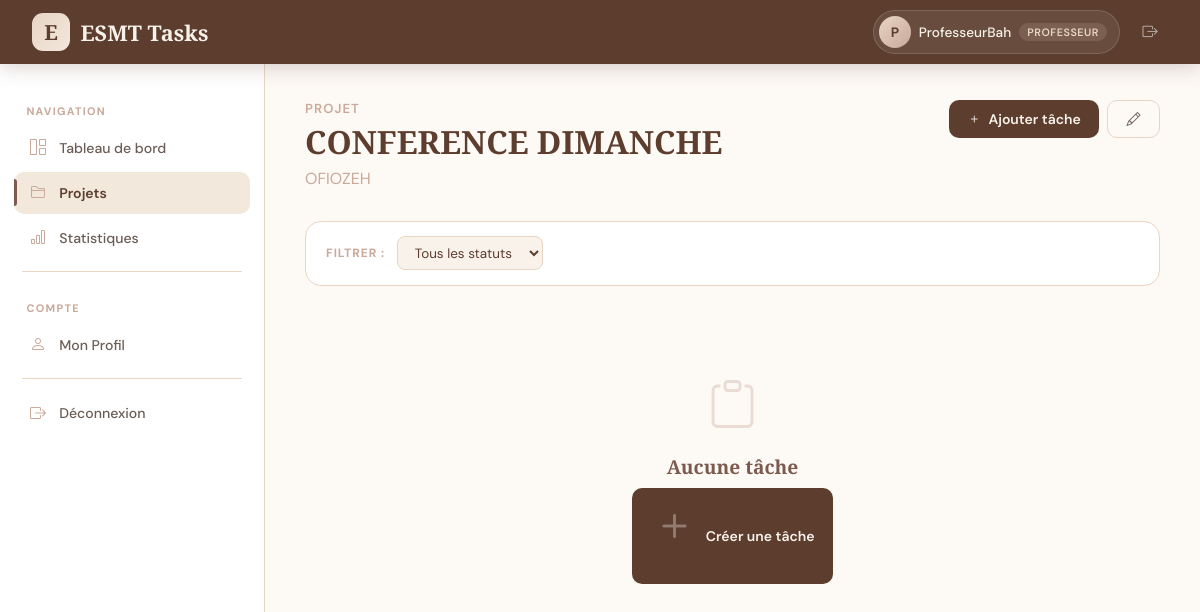
Page /projects/2/ (signed in) on the committed database.
### users/models.py (models this page shows, shortened)
class CustomUser(AbstractUser):
    ROLE_CHOICES = [
        ('etudiant', 'Étudiant'),
        ('professeur', 'Professeur'),
    ]
    role = models.CharField(max_length=20, choices=ROLE_CHOICES, default='etudiant')
    avatar = models.ImageField(upload_to='avatars/', null=True, blank=True)
    bio = models.TextField(blank=True, null=True)

### projects/models.py (models this page shows, shortened)
class Project(models.Model):
    name = models.CharField(max_length=200)
    description = models.TextField(blank=True)
    created_by = models.ForeignKey(CustomUser, on_delete=models.CASCADE, related_name='created_projects')
    members = models.ManyToManyField(CustomUser, related_name='member_projects', blank=True)
    created_at = models.DateTimeField(auto_now_add=True)
    updated_at = models.DateTimeField(auto_now=True)

### projects/views.py (the view)
# urls.py: path('<int:pk>/', views.project_detail, name='project_detail'),
@login_required
def project_detail(request, pk):
    project = get_object_or_404(Project, pk=pk)
    is_creator = project.created_by == request.user
    tasks = project.tasks.all()
    status_filter = request.GET.get('status')
    user_filter = request.GET.get('user')
    if status_filter:
        tasks = tasks.filter(status=status_filter)
    if user_filter:
        tasks = tasks.filter(assigned_to_id=user_filter)
    return render(request, 'projects/detail.html', {
        'project': project,
        'tasks': tasks,
        'is_creator': is_creator,
        'members': project.members.all(),
        'status_filter': status_filter,
        'user_filter': user_filter,
    })

### templates/projects/detail.html (shortened to what this page needs)
{% extends 'base.html' %}
{% block content %}
{% include 'partials/navbar.html' %}
<div class="app-layout">
    {% include 'partials/sidebar.html' %}
    <main class="main-content">
        <div class="page-header">
            <div>
                <p class="page-subtitle">Projet</p>
                <h1 class="page-title">{{ project.name }}</h1>
                {% if project.description %}<p style="color:var(--brown-pale);margin-top:.3rem;">{{ project.description }}</p>{% endif %}
            </div>
            {% if is_creator %}
            <div style="display:flex;gap:.5rem;">
                <a href="{% url 'task_create' project.pk %}" class="btn btn-primary"><i class="bi bi-plus"></i> Ajouter tâche</a>
                <a href="{% url 'project_edit' project.pk %}" class="btn btn-outline"><i class="bi bi-pencil"></i></a>
            </div>
            {% endif %}
        </div>
        <div class="filter-bar">
            <span class="filter-label">Filtrer :</span>
            <form method="get" style="display:flex;gap:.75rem;align-items:center;">
                <select name="status" class="filter-select" onchange="this.form.submit()">
                    <option value="">Tous les statuts</option>
                </select>
            </form>
        </div>
        {% if tasks %}
        <div style="display:grid;grid-template-columns:repeat(auto-fill,minmax(280px,1fr));gap:1rem;">
            {% for task in tasks %}
            <div class="task-card {% if task.is_overdue %}overdue{% endif %}">
                <div style="display:flex;justify-content:space-between;gap:.5rem;">
                    <span class="task-title">{{ task.title }}</span>
                    <span class="badge badge-{{ task.status }}">{{ task.get_status_display }}</span>
                </div>
                {% if task.description %}<p style="font-size:.82rem;color:var(--brown-pale);margin:.3rem 0;">{{ task.description|truncatewords:10 }}</p>{% endif %}
                <div class="task-meta">
                    {% if task.assigned_to %}<span><i class="bi bi-person"></i> {{ task.assigned_to.username }}</span>{% endif %}
                    {% if task.due_date %}<span><i class="bi bi-calendar3"></i> {{ task.due_date|date:"d/m/Y" }}{% if task.is_overdue %} ⚠️{% endif %}</span>{% endif %}
                </div>
                {% if is_creator or task.assigned_to == request.user %}
                <div style="display:flex;gap:.5rem;margin-top:.75rem;padding-top:.75rem;border-top:1px solid var(--beige);">
                    <a href="{% url 'task_update' task.pk %}" class="btn btn-outline btn-sm"><i class="bi bi-pencil"></i> Modifier</a>
                    {% if is_creator %}<a href="{% url 'task_delete' task.pk %}" class="btn btn-danger btn-sm" onclick="return confirm('Supprimer ?')"><i class="bi bi-trash"></i></a>{% endif %}
                </div>
                {% endif %}
            </div>
            {% endfor %}
        </div>
        {% else %}
        <div class="empty-state">
            <i class="bi bi-clipboard"></i>
            <h4>Aucune tâche</h4>
            {% if is_creator %}<a href="{% url 'task_create' project.pk %}" class="btn btn-primary"><i class="bi bi-plus"></i> Créer une tâche</a>{% endif %}
        </div>
        {% endif %}
    </main>
</div>
{% endblock %}

### templates/partials/navbar.html
<nav class="navbar">
    <a href="{% url 'dashboard' %}" class="navbar-brand">
        <div class="logo-icon">E</div>
        <span class="brand-text">ESMT <span>Tasks</span></span>
    </a>
    <div class="navbar-right">
        <a href="{% url 'profile' %}" class="user-chip">
            <div class="user-avatar">{{ request.user.username.0|upper }}</div>
            <span class="user-name">{{ request.user.username }}</span>
            <span class="role-badge {{ request.user.role }}">{{ request.user.get_role_display }}</span>
        </a>
        <a href="{% url 'logout' %}" class="nav-btn"><i class="bi bi-box-arrow-right"></i></a>
    </div>
</nav>

### templates/base.html (style rules this page uses)
:root { --brown-dark:#5c3d2e; --brown:#7d5a4f; --brown-light:#a67c6d; --brown-pale:#c8a99a; --beige-dark:#e8d5c4; --beige:#f2e8dc; --beige-light:#f8f2eb; --cream:#fdf9f5; --white:#ffffff; --gray-600:#6b5c54; --gray-800:#3d2c26; --green:#5a8a6a; --red:#b85c5c; --blue:#5c7aa8; --sidebar-w:265px; --navbar-h:64px; --radius:16px; --radius-sm:10px; --shadow:0 4px 24px rgba(92,61,46,.07); --shadow-lg:0 8px 40px rgba(92,61,46,.13); --transition:all .22s cubic-bezier(.4,0,.2,1); }
*,*::before,*::after { box-sizing:border-box;margin:0;padding:0; }
body { font-family:'DM Sans',sans-serif;background:var(--cream);color:var(--gray-800);min-height:100vh; }
.navbar { position:fixed;top:0;left:0;right:0;height:var(--navbar-h);background:var(--brown-dark);display:flex;align-items:center;justify-content:space-between;padding:0 2rem;z-index:1000;box-shadow:0 2px 20px rgba(92,61,46,.25); }
.navbar-brand { display:flex;align-items:center;gap:.65rem;text-decoration:none; }
.logo-icon { width:38px;height:38px;background:linear-gradient(135deg,var(--beige-dark),var(--beige));border-radius:11px;display:flex;align-items:center;justify-content:center;font-family:'Cormorant Garamond',serif;font-size:1.3rem;font-weight:700;color:var(--brown-dark); }
.brand-text { font-family:'Cormorant Garamond',serif;color:var(--beige-light);font-size:1.35rem;font-weight:600; }
.navbar-right { display:flex;align-items:center;gap:.75rem; }
.user-chip { display:flex;align-items:center;gap:.5rem;background:rgba(255,255,255,.08);border:1px solid rgba(255,255,255,.15);border-radius:50px;padding:.3rem .75rem .3rem .3rem;text-decoration:none;transition:var(--transition); }
.user-avatar { width:32px;height:32px;border-radius:50%;background:linear-gradient(135deg,var(--beige-dark),var(--brown-pale));display:flex;align-items:center;justify-content:center;font-size:.85rem;font-weight:700;color:var(--brown-dark); }
.user-name { color:var(--beige-light);font-size:.85rem;font-weight:500; }
.role-badge { font-size:.67rem;font-weight:600;padding:.15rem .5rem;border-radius:20px;text-transform:uppercase;letter-spacing:.05em; }
.role-badge.professeur { background:rgba(200,169,154,.2);color:var(--beige-dark); }
.nav-btn { color:rgba(255,255,255,.6);text-decoration:none;padding:.4rem .65rem;border-radius:var(--radius-sm);transition:var(--transition);font-size:.95rem; }
.app-layout { display:flex;padding-top:var(--navbar-h);min-height:100vh; }
.main-content { margin-left:var(--sidebar-w);flex:1;padding:2.25rem 2.5rem; }
.page-header { display:flex;align-items:flex-start;justify-content:space-between;margin-bottom:2rem;gap:1rem;flex-wrap:wrap; }
.page-subtitle { font-size:.82rem;color:var(--brown-pale);margin-bottom:.2rem;text-transform:uppercase;letter-spacing:.08em;font-weight:600; }
.page-title { font-family:'Cormorant Garamond',serif;font-size:2rem;color:var(--brown-dark);font-weight:700; }
.btn { display:inline-flex;align-items:center;gap:.45rem;padding:.55rem 1.15rem;border-radius:var(--radius-sm);font-size:.875rem;font-weight:600;border:none;cursor:pointer;text-decoration:none;transition:var(--transition);font-family:'DM Sans',sans-serif; }
.btn-primary { background:var(--brown-dark);color:var(--beige-light); }
.btn-outline { background:transparent;border:1.5px solid var(--beige-dark);color:var(--gray-600); }
input[type=text],input[type=email],input[type=password],input[type=datetime-local],select,textarea { width:100%;padding:.65rem .95rem;border:1.5px solid var(--beige-dark);border-radius:var(--radius-sm);font-size:.9rem;font-family:'DM Sans',sans-serif;color:var(--gray-800);background:var(--beige-light);transition:var(--transition);outline:none; }
.filter-bar { display:flex;align-items:center;gap:.75rem;padding:.9rem 1.25rem;background:var(--white);border-radius:var(--radius);border:1px solid var(--beige-dark);margin-bottom:1.5rem;flex-wrap:wrap; }
.filter-label { font-size:.75rem;font-weight:700;color:var(--brown-pale);text-transform:uppercase;letter-spacing:.08em; }
.filter-select { padding:.4rem .8rem;border:1.5px solid var(--beige-dark);border-radius:8px;font-size:.84rem;color:var(--brown-dark);background:var(--beige-light);outline:none;width:auto; }
.empty-state { text-align:center;padding:4rem 2rem;color:var(--brown-pale); }
.empty-state i { font-size:3rem;display:block;margin-bottom:1rem;opacity:.35; }
.empty-state h4 { color:var(--brown);margin-bottom:.5rem;font-family:'Cormorant Garamond',serif;font-size:1.2rem; }

### rows in the picture
CustomUser: user.username.0 "P", user.username "ProfesseurBah", user.role "PROFESSEUR"
Project: name "CONFERENCE DIMANCHE", description "OFIOZEH"
